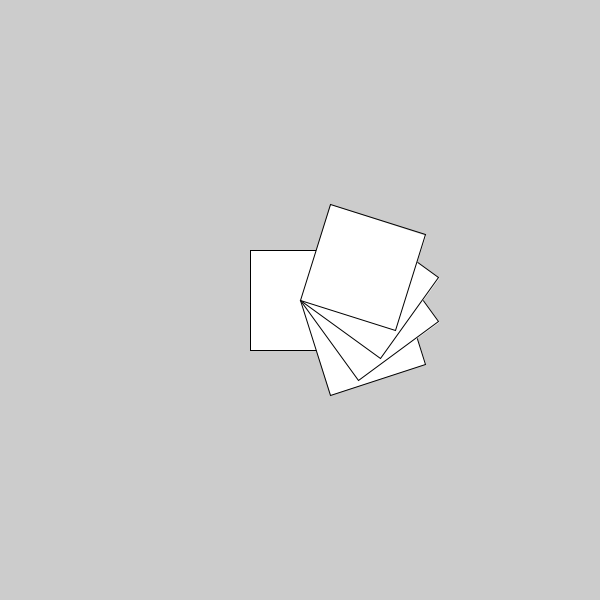
Frame 1 (no input)
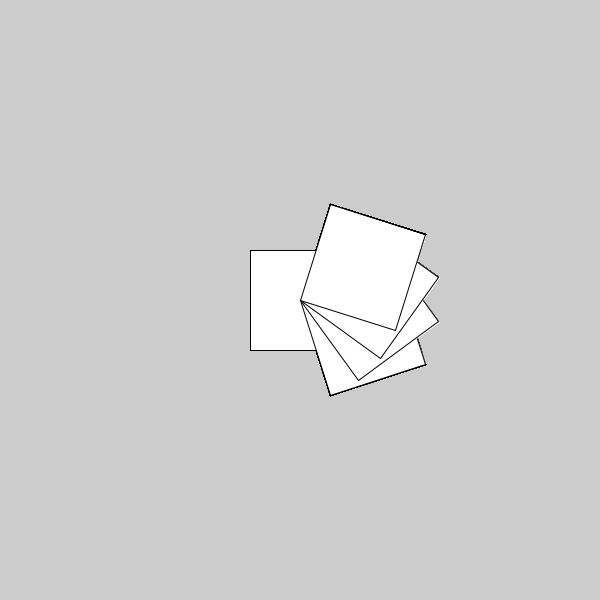
Frame 60 (the mouse pressed at the canvas centre just before this capture)
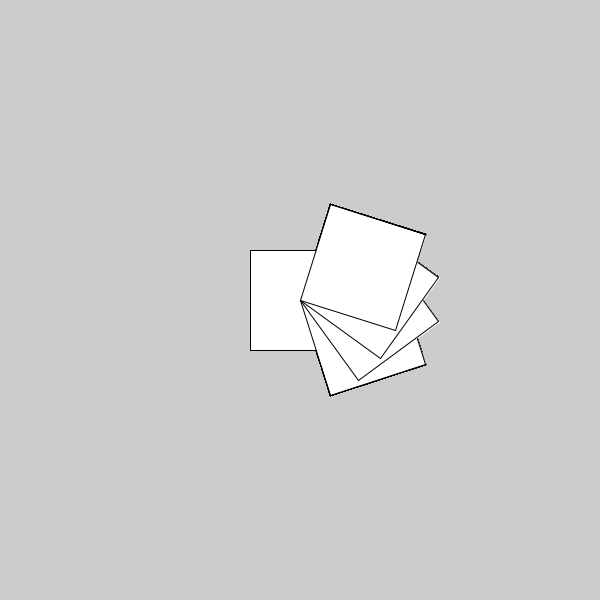
Frame 120 (the mouse held since frame 60 and released just before this capture)

The Processing sketch that drew these frames (run headless with seeded random() and noise(); from frame 60 on, the mouse is pressed at the canvas centre):

// Processing sketch: exercise_14_Transfrom
// ── exercise_14_Transfrom.pde
//exercise1
//void setup() {
//  size(600, 600);
//}

//void draw() {
//  rect(50, 50, 100, 100);
//  translate(50, 50);
//  rect(50, 50, 100, 100);
//}

//exercise2
//void setup() {
  
//  size(600, 600);
//}

//void draw() {
//  rect(50, 50, 100, 100);
//  translate(100, 100);
//  pushMatrix();
//  rect(50, 50, 100, 100);
//  rect(50, 100, 100, 100);
//  popMatrix();
//  rect(300, 300, 100, 100);
//}

//exercise3
//void setup() {
//  size(600, 600);
//}

//void draw() {
//  rect(100, 100, 100, 100);
//  rotate(-PI/10);
//  rect(100, 100, 100, 100);
//}

//exercise4
//void setup() {
//  size(600, 600);
//}

//void draw() {
//  for (float i = 1; i< 5;  i += 0.5) {
//    scale(i);
//    ellipse(100, 100, 100, 100);
//  }
//}

//exercise5
void setup() {
  size(600, 600);
  frameRate(4);
}

void draw() {
  rect(250, 250, 100, 100);
  translate(300, 300);
  rotate(-PI/10);
  rect(0, 0, 100, 100);
  rotate(-PI/10);
  rect(0, 0, 100, 100);
  rotate(-PI/10);
  rect(0, 0, 100, 100);
  rotate(-PI/10);
  rect(0, 0, 100, 100);
}
